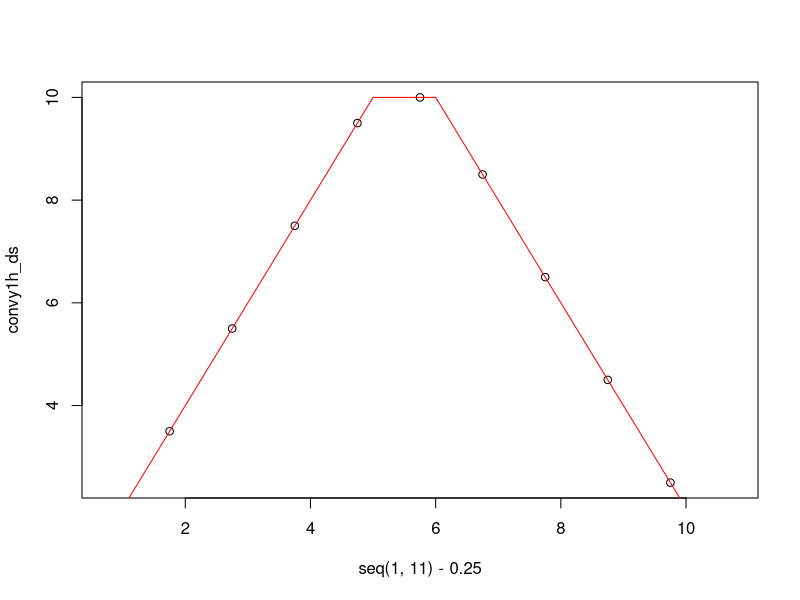

Write R code to recreate this figure.
#43794
#N = 100;
N <- 21
#dsfactor = 3;
dsfactor <- 2
#H = dsfactor*3;
H <- 4
#x = linspace(0,10,N);
x1 <- seq(0,10,10/(N-1))
#x2 <- seq(0,10*(N-1)/N,10/N)
#y = sind(18*x);
y1 <- c(seq(1,11), seq(10,1,-1))
#y1 <- sin(18*x1/180*pi)
#y2 <- sin(18*x2/180*pi)
#y3 <- sin(36*x1/180*pi)
#y4 <- sin(36*x2/180*pi)
#h = ones(H,1);
h <- rep(1,H)

#convyh = conv(y,h);
convy1h <- filter(y1,h)
#convy2h <- filter(y2,h)
#convy3h <- filter(y3,h)
#convy4h <- filter(y4,h)

downsample <- function(signal, factor) 
{
  return(signal[seq(1,length(signal), factor)])
}

#convyh_ds = downsample(convyh,dsfactor)./H;
convy1h_ds <- downsample(convy1h, dsfactor)/H
##convy2h_ds <- downsample(convy2h, dsfactor)/H
#convy3h_ds <- downsample(convy3h, dsfactor)/H
#convy4h_ds <- downsample(convy4h, dsfactor)/H
#convyh_ds3 = conv(downsample(y,dsfactor),downsample(h,dsfactor))./(ceil(H/dsfactor));
convy1h_ds3 <- filter(downsample(y1,dsfactor), downsample(h,dsfactor))/ceiling(H/dsfactor)
#convy2h_ds3 <- filter(downsample(y2,dsfactor), downsample(h,dsfactor))/ceiling(H/dsfactor)
#convy3h_ds3 <- filter(downsample(y3,dsfactor), downsample(h,dsfactor))/ceiling(H/dsfactor)
#convy4h_ds3 <- filter(downsample(y4,dsfactor), downsample(h,dsfactor))/ceiling(H/dsfactor)
#figure;
#plot(convyh_ds,'DisplayName','downsample(conv)','LineWidth',1);
#hold on;
#plot(convyh_ds3,'DisplayName','conv(downsample)','LineWidth',1);
#grid minor
#legend('show');
#line([0 length(convyh_ds2)],[0 0],'LineStyle','--');

#par(mfrow=c(2,2))
plot(seq(1,11)-0.25,convy1h_ds,col='black')
#lines(seq(1,11)-0.27,convy1h_ds, col='blue')
lines(convy1h_ds3, col='red')

#plot(convy2h_ds)
#lines(convy2h_ds3, col='red')

#plot(convy3h_ds)
#lines(convy3h_ds3, col='red')

#plot(convy4h_ds)
#lines(convy4h_ds3, col='red')
